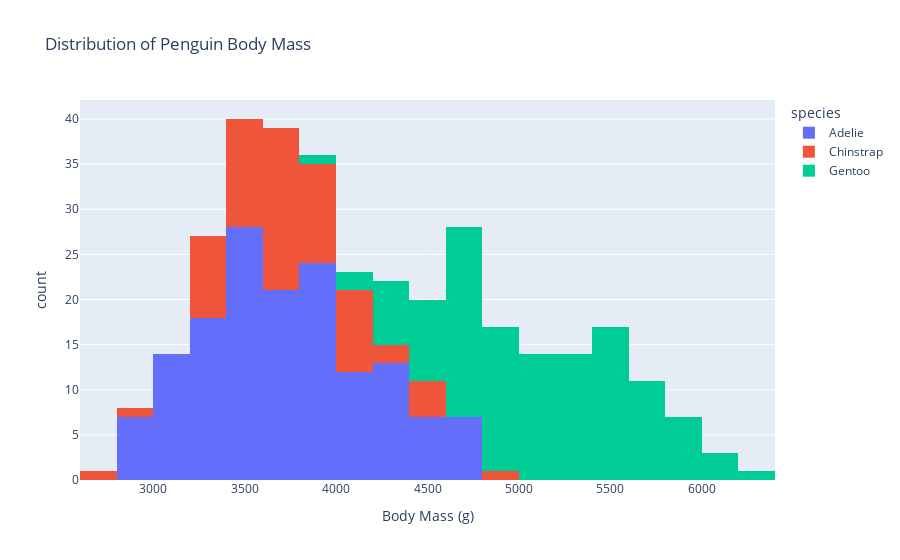

Notebook source saved alongside this figure:
### Markdown cell above
I first asked the chatbot to simply give me the histogram of the dataset and it gave me the following below:

### Code cell
import plotly.express as px

                       
# Create a histogram of the body mass
fig = px.histogram(penguins, x='body_mass_g', color='species', 
                   title="Distribution of Penguin Body Mass", 
                   labels={'body_mass_g': 'Body Mass (g)'},
                   nbins=30)

# Show the plot
fig.show()

### Figure 1 — Plotly figure (JSON) as saved in the notebook; plotly's stock layout.template omitted (floating-point values rounded to 4 significant figures; data arrays with more than 128 entries replaced by an {"elided": "..."} marker saying what was removed)
{"data": [{"alignmentgroup": "True", "bingroup": "x", "hovertemplate": "species=Adelie<br>Body Mass (g)=%{x}<br>count=%{y}<extra></extra>", "legendgroup": "Adelie", "marker": {"color": "#636efa", "pattern": {"shape": ""}}, "name": "Adelie", "nbinsx": 30, "offsetgroup": "Adelie", "orientation": "v", "showlegend": true, "type": "histogram", "x": {"elided": "152 int values"}, "xaxis": "x", "yaxis": "y"}, {"alignmentgroup": "True", "bingroup": "x", "hovertemplate": "species=Chinstrap<br>Body Mass (g)=%{x}<br>count=%{y}<extra></extra>", "legendgroup": "Chinstrap", "marker": {"color": "#EF553B", "pattern": {"shape": ""}}, "name": "Chinstrap", "nbinsx": 30, "offsetgroup": "Chinstrap", "orientation": "v", "showlegend": true, "type": "histogram", "x": [3500, 3900, 3650, 3525, 3725, 3950, 3250, 3750, 4150, 3700, 3800, 3775, 3700, 4050, 3575, 4050, 3300, 3700, 3450, 4400, 3600, 3400, 2900, 3800, 3300, 4150, 3400, 3800, 3700, 4550, 3200, 4300, 3350, 4100, 3600, 3900, 3850, 4800, 2700, 4500, 3950, 3650, 3550, 3500, 3675, 4450, 3400, 4300, 3250, 3675, 3325, 3950, 3600, 4050, 3350, 3450, 3250, 4050, 3800, 3525, 3950, 3650, 3650, 4000, 3400, 3775, 4100, 3775], "xaxis": "x", "yaxis": "y"}, {"alignmentgroup": "True", "bingroup": "x", "hovertemplate": "species=Gentoo<br>Body Mass (g)=%{x}<br>count=%{y}<extra></extra>", "legendgroup": "Gentoo", "marker": {"color": "#00cc96", "pattern": {"shape": ""}}, "name": "Gentoo", "nbinsx": 30, "offsetgroup": "Gentoo", "orientation": "v", "showlegend": true, "type": "histogram", "x": [4500, 5700, 4450, 5700, 5400, 4550, 4800, 5200, 4400, 5150, 4650, 5550, 4650, 5850, 4200, 5850, 4150, 6300, 4800, 5350, 5700, 5000, 4400, 5050, 5000, 5100, 4100, 5650, 4600, 5550, 5250, 4700, 5050, 6050, 5150, 5400, 4950, 5250, 4350, 5350, 3950, 5700, 4300, 4750, 5550, 4900, 4200, 5400, 5100, 5300, 4850, 5300, 4400, 5000, 4900, 5050, 4300, 5000, 4450, 5550, 4200, 5300, 4400, 5650, 4700, 5700, 4650, 5800, 4700, 5550, 4750, 5000, 5100, 5200, 4700, 5800, 4600, 6000, 4750, 5950, 4625, 5450, 4725, 5350, 4750, 5600, 4600, 5300, 4875, 5550, 4950, 5400, 4750, 5650, 4850, 5200, 4925, 4875, 4625, 5250, 4850, 5600, 4975, 5500, 4725, 5500, 4700, 5500, 4575, 5500, 5000, 5950, 4650, 5500, 4375, 5850, 4875, 6000, 4925, null, 4850, 5750, 5200, 5400], "xaxis": "x", "yaxis": "y"}], "layout": {"barmode": "relative", "legend": {"title": {"text": "species"}, "tracegroupgap": 0}, "title": {"text": "Distribution of Penguin Body Mass"}, "xaxis": {"anchor": "y", "domain": [0, 1], "title": {"text": "Body Mass (g)"}}, "yaxis": {"anchor": "x", "domain": [0, 1], "title": {"text": "count"}}}}
